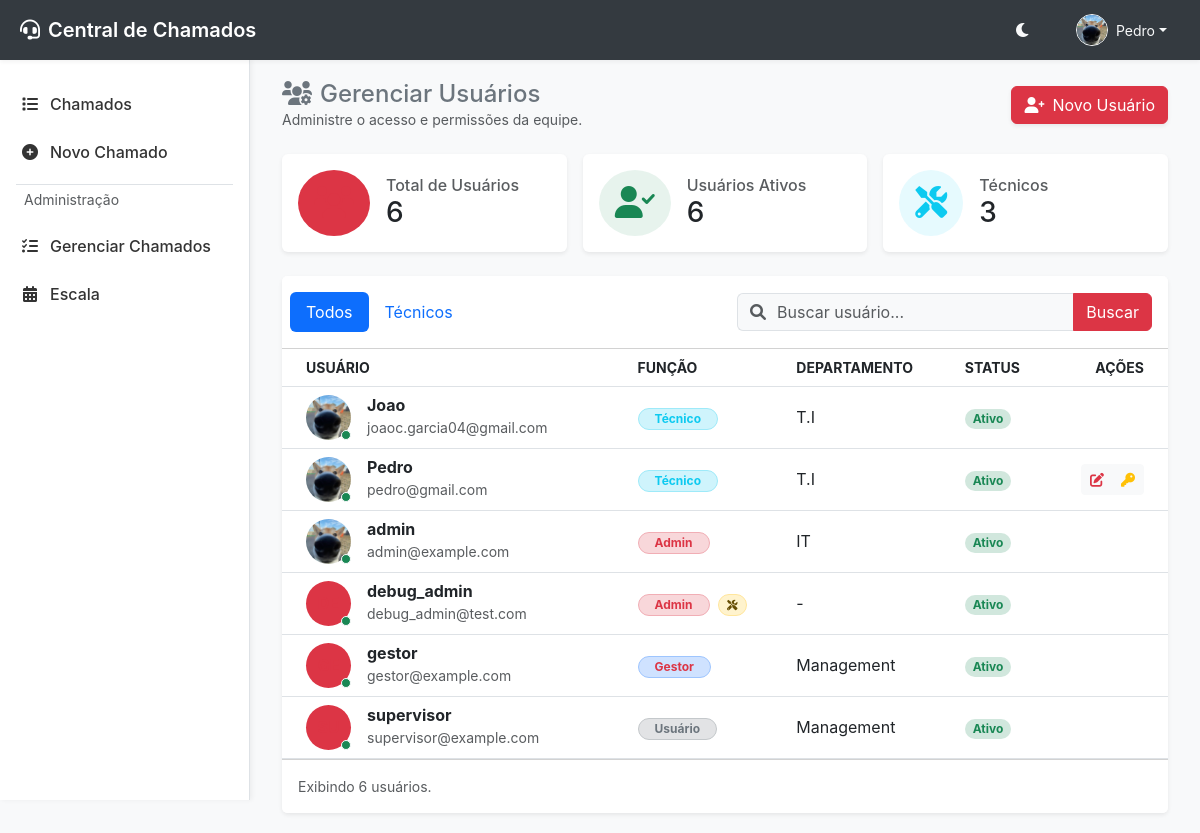
The page /usuarios (signed in) on the database its author committed.
### app/models.py (models this page shows, shortened)
class User(UserMixin, db.Model):
    __tablename__ = 'users'
    id = db.Column(db.Integer, primary_key=True)
    username = db.Column(db.String(64), index=True, unique=True, nullable=False)
    email = db.Column(db.String(120), index=True, unique=True, nullable=False)
    password_hash = db.Column(db.String(256))
    role = db.Column(db.String(20), default='user', index=True) # user, technician, admin, manager, supervisor
    is_technician = db.Column(db.Boolean, default=False, index=True) # Secondary flag to allow admins/managers to act as technicians
    department = db.Column(db.String(100), index=True)
    profile_image = db.Column(db.String(255))
    is_active = db.Column(db.Boolean, default=True, index=True)
    created_at = db.Column(db.DateTime, default=datetime.utcnow)

### app/modules/auth/routes.py (the view)
@auth_bp.route('/usuarios')
@login_required
def listar_usuarios():
    search = request.args.get('search', '')
    query = User.query
    master_username = current_app.config.get('MASTER_USERNAME')
    master_password = current_app.config.get('MASTER_PASSWORD')
    if master_username and master_password:
        query = query.filter(User.username != master_username)
    if search:
        search_term = f"%{search}%"
        query = query.filter(or_(User.username.ilike(search_term), User.email.ilike(search_term)))
    users = query.order_by(User.username).all()
    return render_template('usuarios.html', users=users, active_page='usuarios', active_tab='all', search=search)

### app/templates/usuarios.html (shortened to what this page needs)
{% extends "base.html" %}
{% block content %}
<div class="d-flex justify-content-between align-items-center mb-4 flex-wrap gap-2">
    <div>
        <h4 class="mb-0 text-secondary"><i class="fas fa-users-cog me-2"></i>Gerenciar Usuários</h4>
        <p class="text-muted small mb-0">Administre o acesso e permissões da equipe.</p>
    </div>
    <button class="btn btn-primary shadow-sm" data-bs-toggle="modal" data-bs-target="#novoUsuarioModal">
        <i class="fas fa-user-plus me-2"></i>Novo Usuário
    </button>
</div>
<div class="row g-3 mb-4">
    <div class="col-md-4">
        <div class="card border-0 shadow-sm h-100">
            <div class="card-body d-flex align-items-center">
                <div class="rounded-circle bg-primary bg-opacity-10 p-3 me-3 text-primary">
                    <i class="fas fa-users fa-2x"></i>
                </div>
                <div>
                    <h6 class="text-muted mb-0">Total de Usuários</h6>
                    <h3 class="mb-0">{{ users|length }}</h3>
                </div>
            </div>
        </div>
    </div>
    <div class="col-md-4">
        <div class="card border-0 shadow-sm h-100">
            <div class="card-body d-flex align-items-center">
                <div class="rounded-circle bg-success bg-opacity-10 p-3 me-3 text-success">
                    <i class="fas fa-user-check fa-2x"></i>
                </div>
                <div>
                    <h6 class="text-muted mb-0">Usuários Ativos</h6>
                    <h3 class="mb-0">{{ users|selectattr("is_active")|list|length }}</h3>
                </div>
            </div>
        </div>
    </div>
    <div class="col-md-4">
        <div class="card border-0 shadow-sm h-100">
            <div class="card-body d-flex align-items-center">
                <div class="rounded-circle bg-info bg-opacity-10 p-3 me-3 text-info">
                    <i class="fas fa-tools fa-2x"></i>
                </div>
                <div>
                    <h6 class="text-muted mb-0">Técnicos</h6>
                    <h3 class="mb-0">{{ users|selectattr("is_technician")|list|length }}</h3>
                </div>
            </div>
        </div>
    </div>
</div>
<div class="card border-0 shadow-sm">
    <div class="card-header bg-white py-3">
        <div class="row align-items-center">
            <div class="col-md-6">
                <ul class="nav nav-pills card-header-pills">
                    <li class="nav-item">
                        <a class="nav-link {% if active_tab == 'all' %}active{% endif %}" href="{{ url_for('auth.listar_usuarios') }}">Todos</a>
                    </li>
                    <li class="nav-item">
                        <a class="nav-link {% if active_tab == 'tecnicos' %}active{% endif %}" href="{{ url_for('auth.listar_tecnicos') }}">Técnicos</a>
                    </li>
                </ul>
            </div>
            <div class="col-md-6">
                <form action="{{ url_for(request.endpoint) }}" method="GET" class="d-flex">
                    <div class="input-group">
                        <span class="input-group-text bg-light border-end-0"><i class="fas fa-search text-muted"></i></span>
                        <input class="form-control border-start-0 ps-0 bg-light" type="search" name="search" placeholder="Buscar usuário..." value="{{ search }}">
                        <button class="btn btn-primary" type="submit">Buscar</button>
                    </div>
                </form>
            </div>
        </div>
    </div>
    <div class="card-body p-0">
        <div class="table-responsive">
            <table class="table table-hover align-middle mb-0">
                <thead class="bg-light text-muted small text-uppercase">
                    <tr>
                        <th class="ps-4">Usuário</th>
                        <th>Função</th>
                        <th>Departamento</th>
                        <th>Status</th>
                        <th class="text-end pe-4">Ações</th>
                    </tr>
                </thead>
                <tbody>
                    {% for user in users %}
                    <tr>
                        <td class="ps-4">
                            <div class="d-flex align-items-center">
                                <div class="position-relative">
                                    {% if user.profile_image %}
                                    {% if user.profile_image.startswith('http') %}
                                    <img src="{{ user.profile_image }}" class="rounded-circle" width="45" height="45" style="object-fit: cover;">
                                    {% else %}
                                    <img src="{{ url_for('auth.profile_image', filename=user.profile_image) }}" class="rounded-circle" width="45" height="45" style="object-fit: cover;">
                                    {% endif %}
                                    {% else %}
                                    <div class="bg-primary bg-opacity-10 text-primary rounded-circle d-flex align-items-center justify-content-center fw-bold" style="width: 45px; height: 45px;">
                                    </div>
                                    {% endif %}
                                    <span class="position-absolute bottom-0 end-0 p-1 bg-success border border-light rounded-circle"></span>
                                </div>
                                <div class="ms-3">
                                    <h6 class="mb-0 fw-bold text-dark">{{ user.username }}</h6>
                                    <small class="text-muted">{{ user.email }}</small>
                                </div>
                            </div>
                        </td>
                        <td>
                            {% if user.role == 'admin' %}
                            <span class="badge bg-danger-subtle text-danger border border-danger-subtle rounded-pill px-3">Admin</span>
                            {% elif user.role == 'manager' %}
                            <span class="badge bg-primary-subtle text-primary border border-primary-subtle rounded-pill px-3">Gestor</span>
                            {% elif user.role == 'tecnico' %}
                            <span class="badge bg-info-subtle text-info border border-info-subtle rounded-pill px-3">Técnico</span>
                            {% else %}
                            <span class="badge bg-secondary-subtle text-secondary border border-secondary-subtle rounded-pill px-3">Usuário</span>
                            {% endif %}
                            {% if user.is_technician and user.role != 'tecnico' %}
                            <span class="badge bg-warning-subtle text-warning-emphasis border border-warning-subtle rounded-pill px-2 ms-1" title="Atua como Técnico">
                                <i class="fas fa-tools small"></i>
                            </span>
                            {% endif %}
                        </td>
                        <td>{{ user.department or '-' }}</td>
                        <td>
                            <span class="badge bg-success-subtle text-success rounded-pill">Ativo</span>
                        </td>
                        <td class="text-end pe-4">
                            <div class="btn-group">
                                {% if current_user.id == user.id or current_user.role == 'admin' or get_role_level(current_user.role) > get_role_level(user.role) %}
                                <button class="btn btn-sm btn-light text-primary"
                                        data-bs-toggle="modal"
                                        data-bs-target="#editarUsuarioModal"
                                        data-id="{{ user.id }}"
                                        data-username="{{ user.username }}"
                                        data-email="{{ user.email }}"
                                        data-role="{{ user.role }}"
                                        data-department="{{ user.department or '' }}"
                                        data-is-technician="{{ 'true' if user.is_technician else 'false' }}"
                                        onclick="preencherModalEdicao(this)"
                                        title="Editar">
                                    <i class="fas fa-edit"></i>
                                </button>
                                <button class="btn btn-sm btn-light text-warning"
                                        data-bs-toggle="modal"
                                        data-bs-target="#alterarSenhaModal"
                                        data-id="{{ user.id }}"
                                        data-username="{{ user.username }}"
                                        onclick="preencherModalSenha(this)"
                                        title="Gerenciar Senha">
                                    <i class="fas fa-key"></i>
                                </button>
                                {% endif %}
                            </div>
                        </td>
                    </tr>
                    {% endfor %}
                </tbody>
            </table>
        </div>
    </div>
    <div class="card-footer bg-white text-muted small py-3">
        Exibindo {{ users|length }} usuários.
    </div>
</div>
{% endblock %}

### app/templates/base.html (shortened to what this page needs)
<!DOCTYPE html>
<html lang="pt-br">
<head>
    <link href="https://cdn.jsdelivr.net/npm/bootstrap@5.3.0/dist/css/bootstrap.min.css" rel="stylesheet">
    <link href="https://cdnjs.cloudflare.com/ajax/libs/font-awesome/6.0.0/css/all.min.css" rel="stylesheet">
    <link rel="stylesheet" href="{{ url_for('static', filename='css/style.css') }}?v=6">
    <link rel="stylesheet" href="{{ url_for('static', filename='css/mobile.css') }}?v=1">
</head>
<body>
    {% if current_user.is_authenticated %}
    <nav class="topbar">
        <div class="brand">
            <i class="fas fa-headset me-2"></i> Central de Chamados
        </div>
        <div class="user-menu">
            <button class="btn btn-link text-light p-0 me-3" id="theme-toggle" title="Alternar Tema">
                <i class="fas fa-moon"></i>
            </button>
            <div class="dropdown">
                <button class="btn btn-link text-light text-decoration-none dropdown-toggle d-flex align-items-center" type="button" id="userDropdown" data-bs-toggle="dropdown" aria-expanded="false">
                    {% if current_user.profile_image %}
                    {% if current_user.profile_image.startswith('http') %}
                    <img src="{{ current_user.profile_image }}" alt="Avatar" class="rounded-circle border border-light" style="width: 32px; height: 32px; object-fit: cover;">
                    {% else %}
                    <img src="{{ url_for('auth.profile_image', filename=current_user.profile_image) }}" alt="Avatar" class="rounded-circle border border-light" style="width: 32px; height: 32px; object-fit: cover;">
                    {% endif %}
                    {% else %}
                    <i class="fas fa-user-circle fa-lg"></i>
                    {% endif %}
                    <span class="ms-2 small d-none d-md-inline">{{ current_user.username }}</span>
                </button>
            </div>
        </div>
    </nav>
    {% endif %}
    {% if current_user.is_authenticated %}
    <div class="sidebar bg-surface">
        <nav class="nav flex-column">
            <a class="nav-link {% if active_page == 'chamados' %}active{% endif %}" href="{{ url_for('chamados.listar_chamados') }}">
                <i class="fas fa-list"></i> Chamados
            </a>
            <a class="nav-link {% if active_page == 'novo_chamado' %}active{% endif %}" href="{{ url_for('chamados.novo_chamado') }}">
                <i class="fas fa-plus-circle"></i> Novo Chamado
            </a>
            {% if current_user.role in ['admin', 'manager', 'supervisor', 'tecnico'] %}
            <div class="border-top my-2 mx-3 text-muted small px-2 py-1">Administração</div>
            <a class="nav-link {% if active_page == 'gerenciar_chamados' %}active{% endif %}" href="{{ url_for('chamados.gerenciar_chamados') }}">
                <i class="fas fa-tasks"></i> Gerenciar Chamados
            </a>
            {% endif %}
            {% if current_user.role in ['admin', 'manager', 'supervisor', 'tecnico'] %}
            <a class="nav-link {% if active_page == 'escala' %}active{% endif %}" href="{{ url_for('escala.index') }}">
                <i class="fas fa-calendar-alt"></i> Escala
            </a>
            {% endif %}
        </nav>
    </div>
    {% endif %}
    <main class="main-content" {% if not current_user.is_authenticated %}style="margin-left: 0; padding-top: 20px;"{% endif %}>
        <div class="container-fluid">
            {% block content %}{% endblock %}
        </div>
    </main>
</body>
</html>

### rows shown on the page
User: profile_image (picture), username "Pedro", email "pedro@gmail.com", role "Técnico", department "T.I"
User: profile_image (picture), username "Joao", email "joaoc.garcia04@gmail.com", role "Técnico", department "T.I"
User: profile_image (picture), username "admin", email "admin@example.com", role "Admin", department "IT"
User: username "debug_admin", email "debug_admin@test.com", role "Admin", is_technician True (drawn), department "-"
User: username "gestor", email "gestor@example.com", role "Gestor", department "Management"
User: username "supervisor", email "supervisor@example.com", role "Usuário", department "Management"

### other values the page prints
{{ users|length }} "6"
{{ users|selectattr("is_active")|list|length }} "6"
{{ users|selectattr("is_technician")|list|length }} "3"
